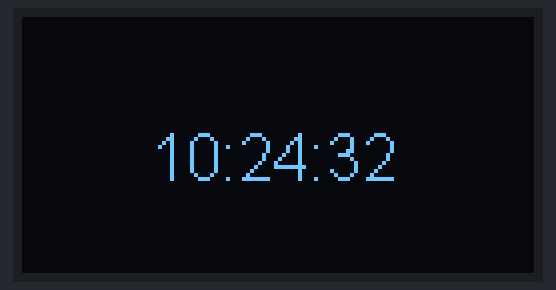
Simulated run of this sketch. Board: ESP8266 (NodeMCU). Parts: 128×64 one-colour display. WiFi joins after 1.5 s; servers stay silent unless stated; network time is answered at once with the bench clock; the local clock reads 2024-03-15 10:24:30 at power-on unless the sketch sets it; what the sketch prints to the serial monitor is not drawn.

Above: at 2.1 s.
At 6.2 s:
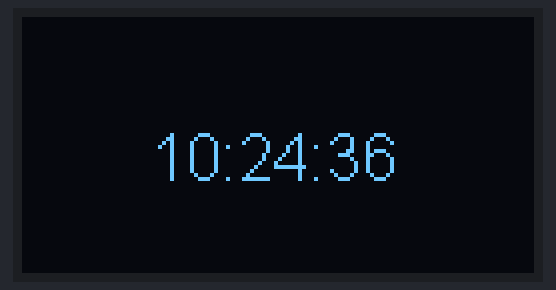
At 11.2 s:
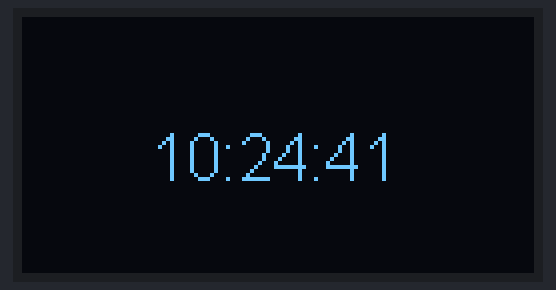
At 20.4 s:
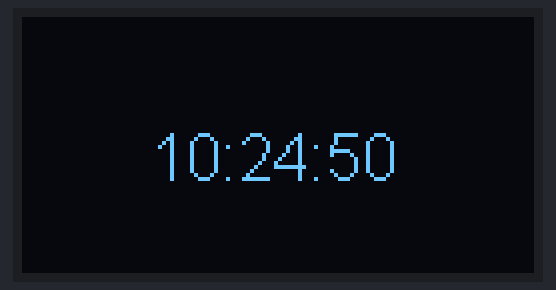
At 27.5 s:
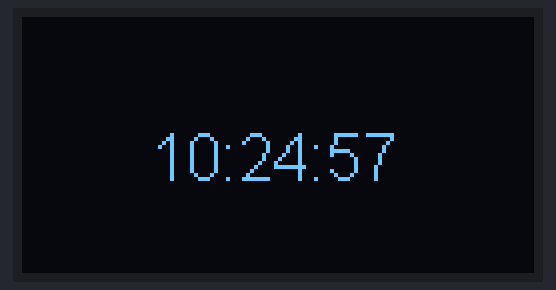
At 38.6 s:
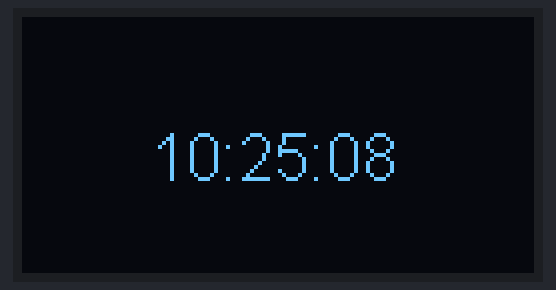

Measured:
- what the display in image 0 shows lasts 1.0 s, from 2.1 s to 3.1 s

The sketch:

codigo_esp.ino
```cpp
#include <Wire.h>
#include "SSD1306Wire.h"

SSD1306Wire  display(0x3c, D5, D6);
#include <NTPClient.h>
#include <WiFiUdp.h>
#include <ESP8266WiFi.h>

#ifndef STASSID
#define STASSID "Nome da sua rede WIFI"
#define STAPSK  "Senha da sua rede WIFI"
#endif

const char* ssid = STASSID;
const char* password = STAPSK;

WiFiUDP udp;
NTPClient ntp(udp, "b.ntp.br" , -3 * 3600, 60000); // mude o fuso horário de acordo com a região onde você está


String hora;//armazena as horas

void setup()
{
   Serial.begin(115200);
   display.init();
   display.flipScreenVertically();


  Serial.println();
  Serial.println();
  Serial.print(F("Connecting to "));
  Serial.println(ssid);

   WiFi.mode(WIFI_STA);
   WiFi.begin(ssid, password);//Conecta ao WiFi.
   delay(2000);//Espera a conexão.

   while (WiFi.status() != WL_CONNECTED) {
    delay(500);
    Serial.print(F("."));
  }
  Serial.println();
  Serial.println(F("WiFi connected"));


   ntp.begin();
   ntp.forceUpdate();
}

 void telainicial()
{
  //limpa o display
  display.clear();
  display.setTextAlignment(TEXT_ALIGN_CENTER);

  display.setFont(ArialMT_Plain_16);//escolhe a fonte
  display.drawString(63, 26, hora); // escreve as horas no diplay
  display.display();
}


void loop()
{
   hora = ntp.getFormattedTime();
   Serial.println(hora);

 telainicial();


   delay(1000);
}
```
